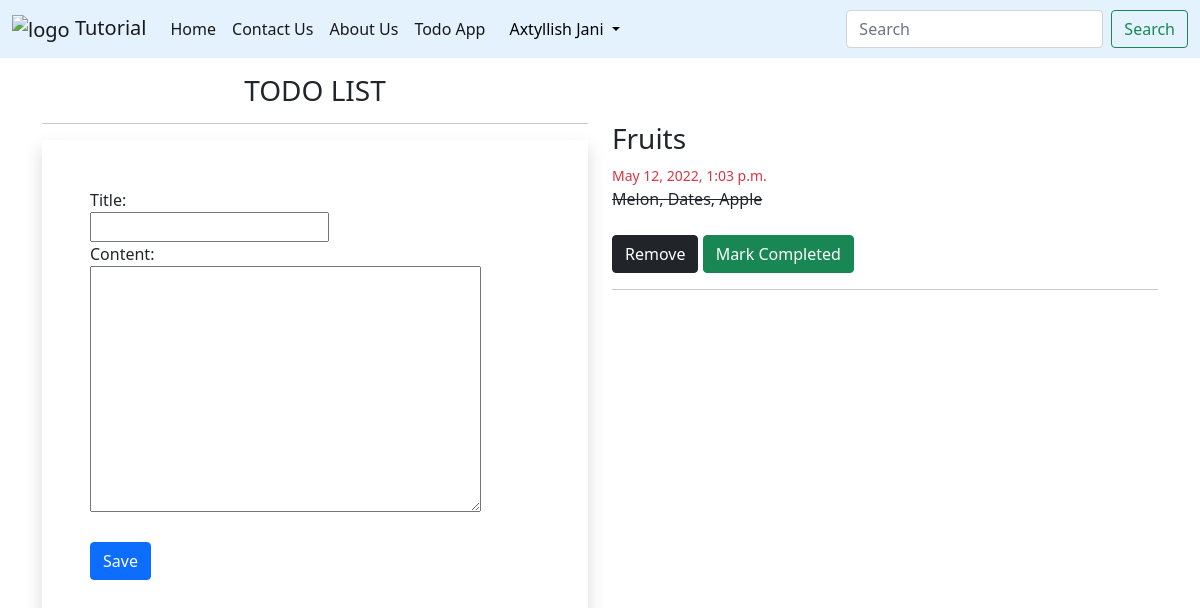
Page /todo/ (signed in) on the committed database.
### tutorial/models.py (models this page shows, shortened)
class ToDo(models.Model):
    user = models.ForeignKey(
        User, on_delete=models.CASCADE, null=True, blank=True)
    title = models.CharField(max_length=30)
    content = models.TextField(max_length=1000)
    published_date = models.DateTimeField(default=timezone.now)
    completed = models.BooleanField(default=False)

### tutorial/views.py (the view, shortened to what this page needs)
# urls.py: path('todo/', todo_app, name='todo-app'),
@login_required(login_url='/login/')
def todo_app(request):
    item_list = ToDo.objects.filter(user=request.user)
    if request.user.is_authenticated:
        form = TodoForm()
        return render(request, 'todo.html', {
            "forms": form,
            "list": item_list,
            "title": "TODO LIST",
        })

### tutorial/forms.py
class TodoForm(forms.ModelForm):
    class Meta:
        model = ToDo
        fields = ['title', 'content']

### tutorial/templates/todo.html (shortened to what this page needs)
{% extends 'base.html' %} {% load static %}  {% block content %}
<div class="container">
    <div class="row my-3">
        <div class=" col-sm-6 ">
            <h3 class="text-center">{{title}}</h3>
            <hr>
            <form action="" method="post" novalidate class="shadow p-5">
                {% for fm in forms %}
                <div class="form-group">
                    {{fm.label_tag}}
                    <br>{{fm}}
                    <small class="text-danger">{{fm.errors|striptags}}</small><br>
                </div>
                {% endfor %}
                <input type="submit" value="Save" class="btn btn-primary mt-4"> <br>
            </form>
        </div>
    </div>
    <div class="col-sm-6 my-5" style="float: right;">
        {% for l in list %}
        <h3>{{l.title}}</h3>
        <small class="text-danger">{{l.published_date}}</small><br>
        {% if l.completed %}
            <strike><span>{{l.content}}</span></strike>
        {% else %}
            <span>{{l.content}}</span>
        {% endif %}
        <br><br>
        <a href="{% url 'del-todo' l.id %}"><button type="button" class="btn btn-dark">Remove</button></a>
        <a href="{% url 'mark-completed' l.id %}"><button type="button" class="btn btn-success">Mark Completed</button></a>
        <hr>
        {% endfor %}
    </div>
</div>
{% endblock content %}

### tutorial/templates/navbar.html (shortened to what this page needs)
{% load static %}
<nav class="navbar navbar-expand-lg navbar-light" style="background-color: #e3f2fd;">
    <div class="container-fluid">
      <a class="navbar-brand" href="{% url 'home' %}"> <img src="{% static 'img/logo.png' %}" alt="logo" height="50px" width="50px"/> Tutorial</a>
      <div class="collapse navbar-collapse" id="navbarSupportedContent">
        <ul class="navbar-nav me-auto mb-2 mb-lg-0">
          <li class="nav-item">
            <a class="nav-link active" aria-current="page" href="{% url 'home' %}">Home</a>
          </li>
          <li class="nav-item">
            <a class="nav-link active" href={% url 'contact-us' %}>Contact Us</a>
          </li>
          <li class="nav-item">
            <a class="nav-link active" href = {% url 'about-us' %} >About Us</a>
          </li>
          <li class="nav-item">
            <a class="nav-link active" href = {% url 'todo-app' %} >Todo App</a>
          </li>
          <li class="nav-item">
            <ul class="navbar-nav me-auto mb-2 mb-lg-0">
              {% if request.user.is_authenticated %}
              <li class="nav-item dropdown mx-2">
                <a class="nav-link dropdown-toggle text-black" href="#" id="profileDropdown" role="button"
                  data-bs-toggle="dropdown" aria-expanded="false">
                  {% if user.first_name or user.last_name %}
                  {{user.first_name|capfirst}} {{user.last_name|capfirst}}
                  {% else %}
                  {{user.username|capfirst}}
                  {% endif %}
                </a>
              </li>
              {%endif%}
            </ul>
          </li>
        </ul>
        <form class="d-flex">
          <input class="form-control me-2" type="search" placeholder="Search" aria-label="Search">
          <button class="btn btn-outline-success" type="submit">Search</button>
        </form>
      </div>
    </div>
  </nav>

### rows in the picture
ToDo: title "Fruits", published_date "May 12, 2022, 1:03 p.m.", content "Melon, Dates, Apple"

### other values in the picture
{{ user.first_name|capfirst }} "Axtyllish"
{{ user.last_name|capfirst }} "Jani"
{{ title }} "TODO LIST"
{{ fm.label_tag }} "Title:" "Content:"
